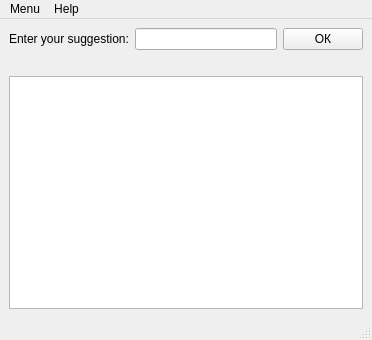
<?xml version="1.0" encoding="UTF-8"?>
<ui version="4.0">
 <class>MainWindow</class>
 <widget class="QMainWindow" name="MainWindow">
  <property name="geometry">
   <rect>
    <x>0</x>
    <y>0</y>
    <width>372</width>
    <height>340</height>
   </rect>
  </property>
  <property name="windowTitle">
   <string>MainWindow</string>
  </property>
  <widget class="QWidget" name="centralwidget">
   <layout class="QVBoxLayout" name="verticalLayout">
    <item>
     <layout class="QHBoxLayout" name="horizontalLayout">
      <item>
       <widget class="QLabel" name="label">
        <property name="text">
         <string>Enter your suggestion:</string>
        </property>
       </widget>
      </item>
      <item>
       <widget class="QLineEdit" name="suggestion"/>
      </item>
      <item>
       <widget class="QPushButton" name="okButton">
        <property name="text">
         <string>ОК</string>
        </property>
       </widget>
      </item>
     </layout>
    </item>
    <item>
     <layout class="QHBoxLayout" name="horizontalLayout_2">
      <item>
       <widget class="QLabel" name="maxTries">
        <property name="text">
         <string/>
        </property>
       </widget>
      </item>
      <item>
       <widget class="QLabel" name="gameType">
        <property name="text">
         <string/>
        </property>
       </widget>
      </item>
     </layout>
    </item>
    <item>
     <widget class="QTableWidget" name="tableWidget"/>
    </item>
   </layout>
  </widget>
  <widget class="QMenuBar" name="menubar">
   <property name="geometry">
    <rect>
     <x>0</x>
     <y>0</y>
     <width>372</width>
     <height>21</height>
    </rect>
   </property>
   <widget class="QMenu" name="menuMenu">
    <property name="title">
     <string>Menu</string>
    </property>
    <addaction name="newGameAction"/>
    <addaction name="separator"/>
    <addaction name="exitAction"/>
   </widget>
   <widget class="QMenu" name="menuHelp">
    <property name="title">
     <string>Help</string>
    </property>
    <addaction name="actionAbout"/>
    <addaction name="actionRules"/>
   </widget>
   <addaction name="menuMenu"/>
   <addaction name="menuHelp"/>
  </widget>
  <widget class="QStatusBar" name="statusbar"/>
  <action name="newGameAction">
   <property name="text">
    <string>New Game</string>
   </property>
  </action>
  <action name="exitAction">
   <property name="text">
    <string>Exit</string>
   </property>
  </action>
  <action name="actionAbout">
   <property name="text">
    <string>About</string>
   </property>
  </action>
  <action name="actionRules">
   <property name="text">
    <string>Rules</string>
   </property>
  </action>
 </widget>
 <resources/>
 <connections>
  <connection>
   <sender>exitAction</sender>
   <signal>triggered()</signal>
   <receiver>MainWindow</receiver>
   <slot>close()</slot>
   <hints>
    <hint type="sourcelabel">
     <x>-1</x>
     <y>-1</y>
    </hint>
    <hint type="destinationlabel">
     <x>185</x>
     <y>169</y>
    </hint>
   </hints>
  </connection>
 </connections>
</ui>
